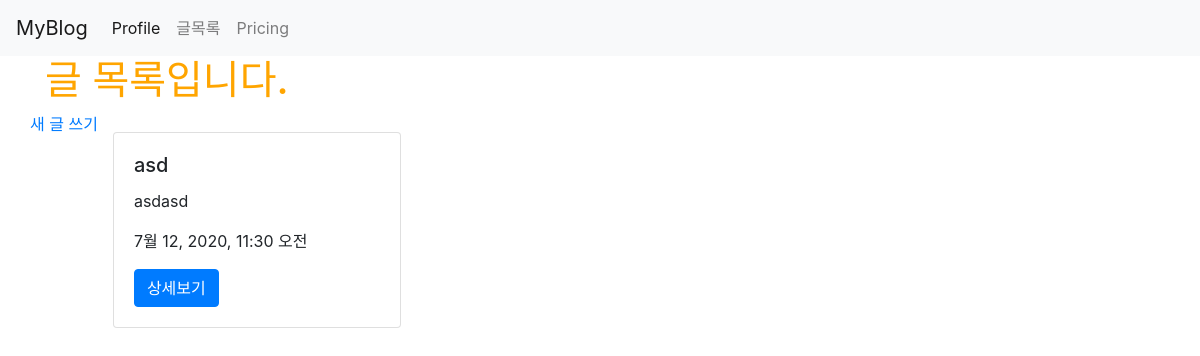
/posts/, run on an earlier commit of the app's database.
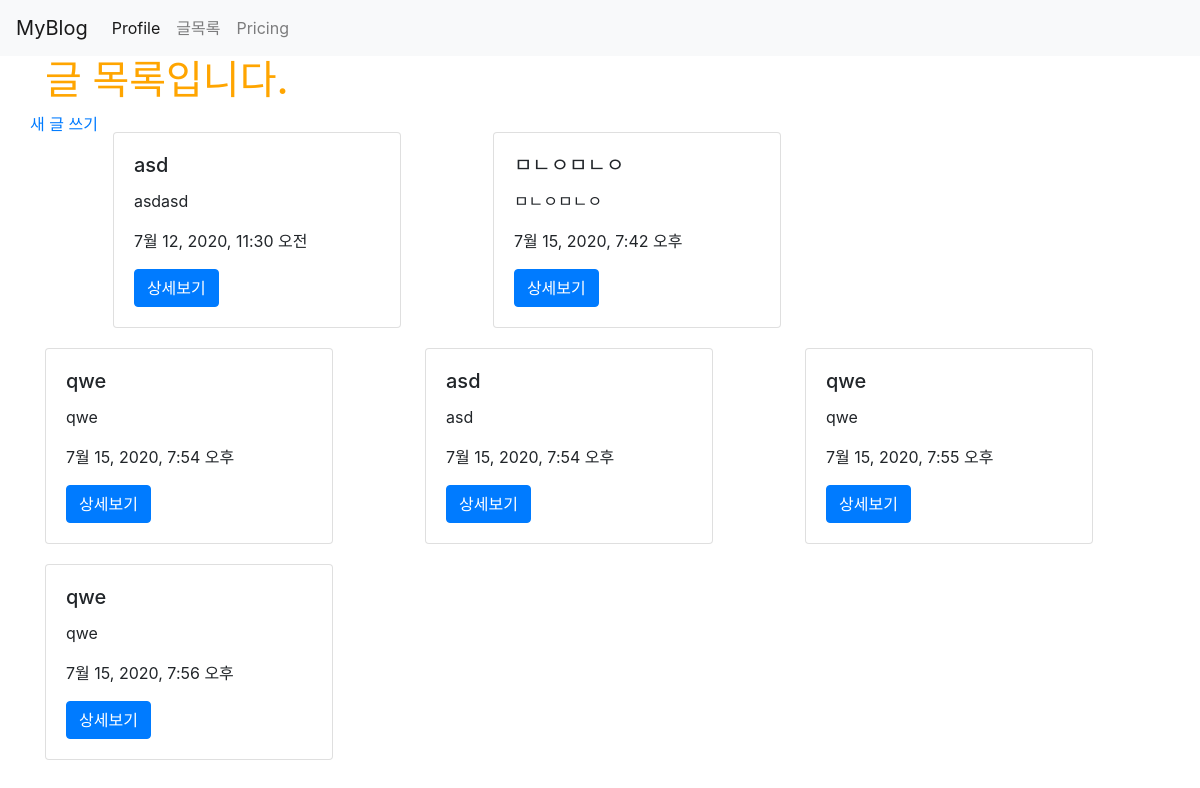
And on a later commit of the database.
### posts/models.py (models this page shows)
class Post(models.Model):
    title = models.CharField(max_length=50, null=False)
    content = models.TextField()
    view_count = models.IntegerField(default=0)
    image = models.ImageField(upload_to='images/', null=True)
    created_at = models.DateTimeField(auto_now_add=True)
    updated_at = models.DateTimeField(auto_now=True)

### posts/views.py (the view)
# urls.py: path('', main, name="main"),
def main(request):
    posts = Post.objects.all()
    return render(request, 'posts/main.html', {'posts': posts})

### posts/templates/posts/main.html
{% extends 'base.html' %}
{% load static %}
{% block content %}
<div class="container">
    <h1>글 목록입니다.</h1>
    <div class="row">
        <a href="{% url 'posts:new'%}">새 글 쓰기</a>
        {% for post in posts %}
            <div class="col-md-4 ">
                <div class="card" style="width: 18rem; margin-top: 20px;">
                    <div class="card-body">
                        <h5 class="card-title">{{ post.title }}</h5>
                        <p class="card-text">{{ post.content }}</p>
                        <p>{{ post.created_at }}</p>
                        <a href="{% url 'posts:show' post.pk %}" class="btn btn-primary">상세보기</a>
                    </div>
                </div>
            </div>
        {% endfor %}
    </div>
</div>
{% endblock %}

### myblog/templates/base.html (shortened to what this page needs)
<!doctype html>
<html lang="en">
    <head>
        {% load static %}
        <link rel="stylesheet" href="https://stackpath.bootstrapcdn.com/bootstrap/4.5.0/css/bootstrap.min.css">
        <link rel="stylesheet" href="{% static 'css/project.css' %}">
    </head>
    <body>
        {% include 'shared/_navbar.html' %}
        {% block content %}
        {% endblock %}
    </body>
</html>

### myblog/templates/shared/_navbar.html (shortened to what this page needs)
<nav class="navbar navbar-expand-lg navbar-light bg-light">
  <a class="navbar-brand" href="{% url 'main' %}">MyBlog</a>
  <div class="collapse navbar-collapse" id="navbarNav">
    <ul class="navbar-nav">
      <li class="nav-item active">
        <a class="nav-link" href="{% url 'introduction:profile' %}">Profile</a>
      </li>
      <li class="nav-item">
        <a class="nav-link" href="{% url 'posts:main'%}">글목록</a>
      </li>
      <li class="nav-item">
        <a class="nav-link" href="#">Pricing</a>
      </li>
    </ul>
  </div>
</nav>

### myblog/static/css/project.css (style rules this page uses)
h1 { color: orange; }

What changed in the data, as far as the page shows it:
added Post: title "ㅁㄴㅇㅁㄴㅇ", content "ㅁㄴㅇㅁㄴㅇ", created_at "7월 15, 2020, 7:42 오후"
added Post: title "qwe", content "qwe", created_at "7월 15, 2020, 7:54 오후"
added Post: title "asd", content "asd", created_at "7월 15, 2020, 7:54 오후"
added Post: title "qwe", content "qwe", created_at "7월 15, 2020, 7:55 오후"
added Post: title "qwe", content "qwe", created_at "7월 15, 2020, 7:56 오후"
